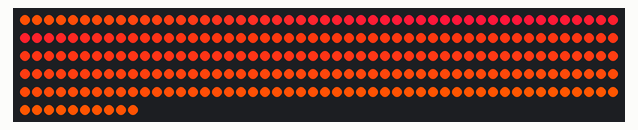
Bench run of a sketch on a simulated Arduino Uno, built with avr-gcc and run on an emulated ATmega328P. On the bench: 260 RGB LEDs in strip order, left to right, continuing on the next row. Random numbers use the default seed unless the sketch sets one.

Above: at 0.45 s.
At 21.37 s:
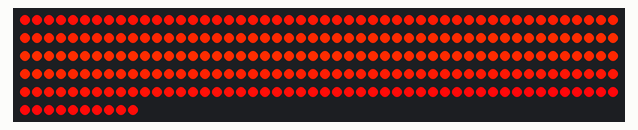

The sketch:

gentle_phasing_rgb_mix.ino
```cpp
#include "LPD8806.h"
#include "SPI.h"
#include "lightStructs.h"

const int nLEDs = 260;
LPD8806 strip = LPD8806(nLEDs);
const int blobCount = 4;
const int realmHeight = 64;
const int realmBorder = 24;

// Array of blobs, each blob has x,y and RGB values
Blob blobs[blobCount];

void setup() {
  strip.begin();
  strip.show();
  randomSeed(analogRead(0));
  int n;
  for (n = 0; n < blobCount; n++) {
    RGB col = hsvToColour(randomHue(),255,255);
      blobs[n] = (Blob){col.r, col.g, col.b, random(strip.numPixels()), realmHeight - (realmHeight / blobCount) * n};
  }
  Serial.begin(57600);
}

void loop() {
  int n;
  for (n=0; n<strip.numPixels(); n++) {
     setPixel(n, getColour(n, realmHeight/2));
  }
  strip.show();
  advanceBlobs();
}

int randomHue() {
  // Hues range from 0 to 255, the line below produces negative ones
  // but that's fine as the hsv->rgb algorithm wraps negative hue values.
  // In this case summing two random 0-20 and then subtracting 20 leads
  // to mostly reds with some purples and yellows.
  return random(20)+random(20)-20;
}

// Decrement the Y coordinate of all blobs, if this leads to a coordinate < 0 create a new
// blob at the top of the realm
void advanceBlobs() {
  int n;
  for (n = 0; n < blobCount; n++) {
    blobs[n].y = blobs[n].y - 1;
     if (blobs[n].y < 0) {
       RGB col = hsvToColour(randomHue(),255,255);
       blobs[n] = (Blob){col.r, col.g, col.b, random(strip.numPixels()), realmHeight-1};
     }

  }
}

// Get the colour given the influence of all blobs at the given position
RGB getColour(int x, int y) {
  float influence[blobCount];
  float r,g,b, sum;
  // Calculate influence as the inverse of distance - if distance is zero
  // assume influence to be large (10f)
  int n;
  sum = 0.0f;
  for (n = 0; n < blobCount; n++) {
   float dx = x - blobs[n].x;
   float dy = y - blobs[n].y;
   if (abs(dx) > (strip.numPixels()/2)) {
     dx = (float)(strip.numPixels()) - (float)abs(dx);
   }
   if (dx ==0 && dy ==0) {
      influence[n] = 100.0f * influenceFactor(blobs[n].y);
   }
   else {
      float d = dx*dx+dy*dy;
      influence[n] = 100.0f/(d) * influenceFactor(blobs[n].y);
   }
   sum+=influence[n];
  }

  // Normalise such that influences sum to zero, assemble aggregate colour
  // values to convert to an RGB
  r=0.0f;
  g=0.0f;
  b=0.0f;
  for (n = 0; n < blobCount; n++) {
   influence[n] = influence[n] / sum;
   r += ((float)(blobs[n].r)) * influence[n];
   g += ((float)(blobs[n].g)) * influence[n];
   b+=((float)(blobs[n].b)) * influence[n];
  }
  return (RGB){(int)r,(int)g,(int)b};
}


// Return the influence multiplier for a given Y coordinate - use this
// to produce a gradual fade in and fade out based rather than having blobs
// just appear and disappear suddenly when hitting the boundaries of the
// grid.
float influenceFactor(int y) {
  if (y > realmBorder && y < (realmHeight - realmBorder)) {
    return 1.0f;
  }
  else if (y < realmBorder) {
     return ((float)(y) / (float)(realmBorder));
  }
  else {
     return ((float)(realmHeight - y) / (float)(realmBorder));
  }
}

void setPixel(int index, RGB colour) {
 strip.setPixelColor(index, strip.Color(colour.r >> 1, colour.g >> 1, colour.b >> 1));
}

RGB hsvToColour(unsigned int h, unsigned int s, unsigned int v) {
  unsigned char region, remainder, p, q, t;
  h = (h+256) % 256;
  if (s > 255) s = 255;
  if (v > 255) v = 255;
  else v = (v * v) >> 8;
  if (s == 0) return (RGB){v, v, v};
  region = h / 43;
  remainder = (h - (region * 43)) * 6;
  p = (v * (255 - s)) >> 8;
  q = (v * (255 - ((s * remainder) >> 8))) >> 8;
  t = (v * (255 - ((s * (255 - remainder)) >> 8))) >> 8;
  switch (region) {
  case 0:
    return (RGB){v, p, t};
  case 1:
    return (RGB){q, p, v};
  case 2:
    return (RGB){p, t, v};
  case 3:
    return (RGB){p, v, q};
  case 4:
    return (RGB){t, v, p};
  }
  return (RGB){v, q, p};
}
```

lightStructs.h
```cpp
struct Blob {
  int r,g,b;
  int x,y;
};

struct RGB {
  unsigned int r,g,b;
};
```
